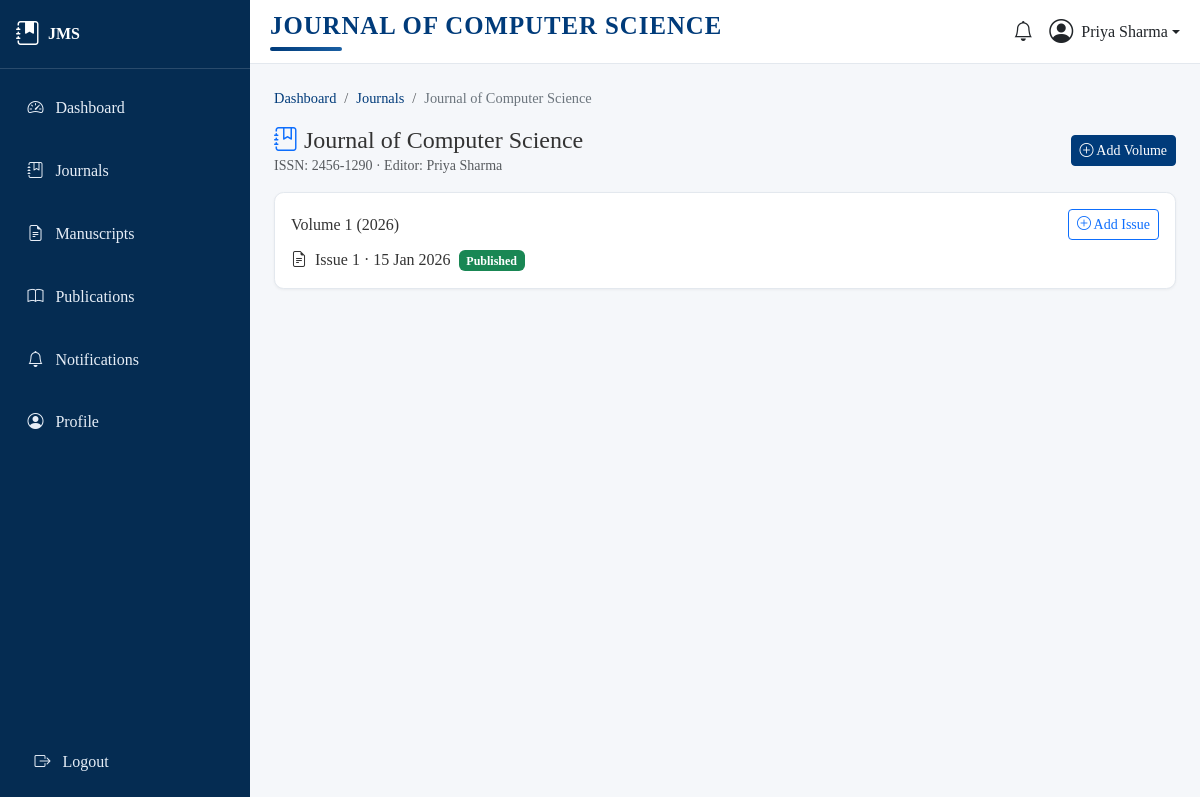
Screenshot of /journal/manage/journals/1/ (signed in) with the database file from the repository.
### journal/models.py (models this page shows, shortened)
class Journal(models.Model):
    title = models.CharField(max_length=255, unique=True)
    issn = models.CharField('ISSN', max_length=20, blank=True)
    description = models.TextField(blank=True)
    cover_image = models.ImageField(
        upload_to='covers/', blank=True, null=True, validators=[validate_cover_image]
    )
    editor = models.ForeignKey(
        User, on_delete=models.SET_NULL, null=True, blank=True,
        limit_choices_to={'profile__role': 'editor'},
        related_name='journals_edited',
        help_text='Assigned Editor responsible for this journal',
    )
    is_active = models.BooleanField(default=True)
    created_at = models.DateTimeField(auto_now_add=True)
    categories = models.ManyToManyField('JournalCategory', blank=True, related_name='journals')
    class Meta:
        ordering = ['title']

class Volume(models.Model):
    journal = models.ForeignKey(Journal, on_delete=models.CASCADE, related_name='volumes')
    number = models.PositiveIntegerField('Volume Number')
    year = models.PositiveIntegerField()
    class Meta:
        ordering = ['-year', '-number']
        unique_together = ['journal', 'number']

class Issue(models.Model):
    volume = models.ForeignKey(Volume, on_delete=models.CASCADE, related_name='issues')
    issue_number = models.PositiveIntegerField()
    publish_date = models.DateField(null=True, blank=True)
    is_published = models.BooleanField(default=False)
    class Meta:
        ordering = ['-volume__year', '-volume__number', '-issue_number']
        unique_together = ['volume', 'issue_number']

### journal/views.py (the view)
# urls.py: path('manage/journals/<int:pk>/', views.journal_manage_detail, name='journal_manage_detail'),
@login_required
def journal_manage_detail(request, pk):
    journal = get_object_or_404(Journal, pk=pk)
    if not _can_manage_journal(request.user, journal):
        messages.error(request, 'You do not have permission to manage this journal.')
        return redirect('journal:journal_detail', pk=journal.pk)
    volumes = journal.volumes.prefetch_related('issues').all()
    return render(request, 'journal/journal_manage_detail.html', {'journal': journal, 'volumes': volumes})

### core/context_processors.py (called while the page is built)
def sidebar_context(request):
    role = None
    unread_notifications = 0
    if request.user.is_authenticated and hasattr(request.user, 'profile'):
        role = request.user.profile.role
        unread_notifications = request.user.notifications.filter(is_read=False).count()
    return {
        'current_role': role,
        'unread_notifications': unread_notifications,
    }

### journal/views.py (called while the page is built)
def _role(user):
    return getattr(getattr(user, 'profile', None), 'role', None)

def is_admin(user):
    return user.is_authenticated and _role(user) == Profile.ROLE_ADMIN

def is_editor(user):
    return user.is_authenticated and _role(user) == Profile.ROLE_EDITOR

def _can_manage_journal(user, journal):
    return is_admin(user) or (is_editor(user) and journal.editor_id == user.id)

### templates/journal/journal_manage_detail.html (shortened to what this page needs)
{% extends 'base.html' %}
{% block page_title %}{{ journal.title }}{% endblock %}
{% block breadcrumbs %}
<nav aria-label="breadcrumb">
  <ol class="breadcrumb jms-breadcrumb">
    <li class="breadcrumb-item"><a href="{% url 'core:dashboard' %}">Dashboard</a></li>
    <li class="breadcrumb-item"><a href="{% url 'journal:journal_manage_list' %}">Journals</a></li>
    <li class="breadcrumb-item active" aria-current="page">{{ journal.title }}</li>
  </ol>
</nav>
{% endblock %}
{% block content %}
<div class="d-flex justify-content-between align-items-center mb-3">
  <div>
    <h4 class="mb-0"><i class="bi bi-journal-bookmark text-primary"></i> {{ journal.title }}</h4>
    <p class="text-muted small mb-0">
      {% if journal.issn %}ISSN: {{ journal.issn }} &middot; {% endif %}
      Editor: {{ journal.editor.get_full_name|default:journal.editor.username|default:"Unassigned" }}
    </p>
  </div>
  <a href="{% url 'journal:volume_create' journal.pk %}" class="btn btn-primary btn-sm"><i class="bi bi-plus-circle"></i> Add Volume</a>
</div>
{% for volume in volumes %}
  <div class="jms-card p-3 mb-3">
    <div class="d-flex justify-content-between align-items-center mb-2">
      <h6 class="mb-0">Volume {{ volume.number }} ({{ volume.year }})</h6>
      <a href="{% url 'journal:issue_create' volume.pk %}" class="btn btn-sm btn-outline-primary"><i class="bi bi-plus-circle"></i> Add Issue</a>
    </div>
    <ul class="list-unstyled mb-0">
      {% for issue in volume.issues.all %}
        <li>
          <i class="bi bi-file-earmark-text me-1"></i> Issue {{ issue.issue_number }}
          {% if issue.publish_date %} &middot; {{ issue.publish_date|date:"d M Y" }}{% endif %}
          {% if issue.is_published %}<span class="badge bg-success ms-1">Published</span>{% else %}<span class="badge bg-secondary ms-1">Unpublished</span>{% endif %}
        </li>
      {% empty %}
        <li class="text-muted">No issues yet.</li>
      {% endfor %}
    </ul>
  </div>
{% empty %}
  <p class="text-muted">No volumes yet. Add one to get started.</p>
{% endfor %}
{% endblock %}

### templates/base.html (shortened to what this page needs)
{% load static %}
<!DOCTYPE html>
<html lang="en">
<head>
  <link href="https://cdn.jsdelivr.net/npm/bootstrap@5.3.3/dist/css/bootstrap.min.css" rel="stylesheet">
  <link rel="stylesheet" href="https://cdn.jsdelivr.net/npm/bootstrap-icons@1.11.3/font/bootstrap-icons.css">
  <link rel="stylesheet" href="{% static 'css/custom.css' %}">
</head>
<body class="d-flex flex-column min-vh-100">
{% if user.is_authenticated %}
  <div class="d-flex flex-grow-1">
    {% include 'includes/sidebar.html' %}
    <div class="flex-grow-1 d-flex flex-column" style="min-width: 0;">
      <header class="jms-topbar d-flex justify-content-between align-items-center">
        <div class="d-flex align-items-center">
          <h5 class="mb-0 fw-bold dashboard-heading">
            {% block page_title %}{{ page_title|default:"Dashboard" }}{% endblock %}
          </h5>
        </div>
        <div class="d-flex align-items-center gap-3">
          <a href="{% url 'core:notifications' %}" class="position-relative text-dark text-decoration-none" title="Notifications">
            <i class="bi bi-bell fs-5"></i>
          </a>
          <div class="dropdown">
            <a class="d-flex align-items-center text-dark text-decoration-none dropdown-toggle" href="#" role="button" data-bs-toggle="dropdown">
              {% if user.profile.photo %}
                <img src="{{ user.profile.photo.url }}" class="rounded-circle me-2" width="32" height="32" style="object-fit:cover;">
              {% else %}
                <i class="bi bi-person-circle fs-4 me-2"></i>
              {% endif %}
              <span class="d-none d-md-inline">{{ user.get_full_name|default:user.username }}</span>
            </a>
          </div>
        </div>
      </header>
      <main class="p-3 p-md-4 flex-grow-1">
{% endif %}
        {% block breadcrumbs %}{% endblock %}
        {% block content %}{% endblock %}
{% if user.is_authenticated %}
      </main>
    </div>
  </div>
{% else %}
  </main>
  {% include 'includes/footer.html' with show_logout=True %}
{% endif %}
</body>
</html>

### static/css/custom.css (style rules this page uses)
:root { --jms-primary: #003B7A; --jms-primary-light: #1a5fa3; --jms-sidebar-bg: #052c52; --jms-sidebar-hover: #0a4e8f; --jms-bg: #f5f7fa; --jms-card-bg: #ffffff; --jms-text: #333333; --jms-border-radius: 0.6rem; }
body { background-color: var(--jms-bg); color: var(--jms-text); font-family: Georgia, 'Times New Roman', Times, serif; min-height: 100vh; display: flex; flex-direction: column; }
body > .d-flex, body > .container, body > main { width: 100%; }
.jms-topbar { background-color: #ffffff; border-bottom: 1px solid #e3e8ee; padding: 0.75rem 1.25rem; }
.dashboard-heading { font-size: 1.55rem; letter-spacing: 0.04em; text-transform: uppercase; color: var(--jms-primary); line-height: 1.1; }
.dashboard-heading::after { content: ""; display: block; width: 72px; height: 4px; margin-top: 0.5rem; border-radius: 999px; background: linear-gradient(90deg, var(--jms-primary), var(--jms-primary-light)); }
.jms-card { background-color: var(--jms-card-bg); border-radius: var(--jms-border-radius); border: 1px solid #e3e8ee; box-shadow: 0 1px 3px rgba(0,0,0,0.05); }
.btn-primary { background-color: var(--jms-primary); border-color: var(--jms-primary); }
.jms-breadcrumb { --bs-breadcrumb-divider: '/'; margin-bottom: 1rem; font-size: 0.9rem; }
.jms-breadcrumb .breadcrumb-item a { color: var(--jms-primary); text-decoration: none; }
.jms-breadcrumb .breadcrumb-item.active { color: #6c757d; }

### rows the page displays
Journal: title "JOURNAL OF COMPUTER SCIENCE", title "Journal of Computer Science", issn "2456-1290", editor.get_full_name "Priya Sharma"
Volume: number "1", year "2026"
Issue: issue_number "1", publish_date "15 Jan 2026", is_published "Published"

### other values shown
{{ user.get_full_name|default:user.username }} "Priya Sharma"
